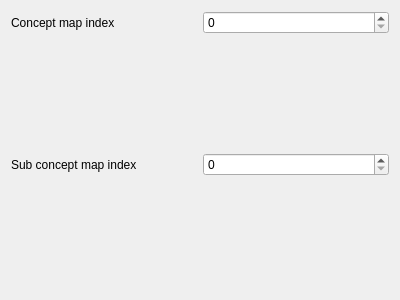
<?xml version="1.0" encoding="UTF-8"?>
<ui version="4.0">
 <class>QtPvdbTestCreateSubConceptMapDialog</class>
 <widget class="QDialog" name="QtPvdbTestCreateSubConceptMapDialog">
  <property name="geometry">
   <rect>
    <x>0</x>
    <y>0</y>
    <width>400</width>
    <height>300</height>
   </rect>
  </property>
  <property name="windowTitle">
   <string>Dialog</string>
  </property>
  <layout class="QVBoxLayout" name="verticalLayout">
   <item>
    <layout class="QHBoxLayout" name="horizontalLayout">
     <item>
      <widget class="QLabel" name="label_concept_map">
       <property name="text">
        <string>Concept map index</string>
       </property>
      </widget>
     </item>
     <item>
      <widget class="QSpinBox" name="box_index"/>
     </item>
    </layout>
   </item>
   <item>
    <widget class="QtPvdbConceptMapDisplayWidget" name="concept_map" native="true">
     <property name="sizePolicy">
      <sizepolicy hsizetype="Preferred" vsizetype="MinimumExpanding">
       <horstretch>0</horstretch>
       <verstretch>0</verstretch>
      </sizepolicy>
     </property>
    </widget>
   </item>
   <item>
    <layout class="QHBoxLayout" name="horizontalLayout_sub">
     <item>
      <widget class="QLabel" name="label_sub_concept_map">
       <property name="text">
        <string>Sub concept map index</string>
       </property>
      </widget>
     </item>
     <item>
      <widget class="QSpinBox" name="box_index_sub"/>
     </item>
    </layout>
   </item>
   <item>
    <widget class="QtPvdbConceptMapDisplayWidget" name="sub_concept_map" native="true">
     <property name="sizePolicy">
      <sizepolicy hsizetype="Preferred" vsizetype="MinimumExpanding">
       <horstretch>0</horstretch>
       <verstretch>0</verstretch>
      </sizepolicy>
     </property>
    </widget>
   </item>
  </layout>
 </widget>
 <customwidgets>
  <customwidget>
   <class>QtPvdbConceptMapDisplayWidget</class>
   <extends>QWidget</extends>
   <header>qtpvdbconceptmapdisplaywidget.h</header>
   <container>1</container>
  </customwidget>
 </customwidgets>
 <resources/>
 <connections/>
</ui>
